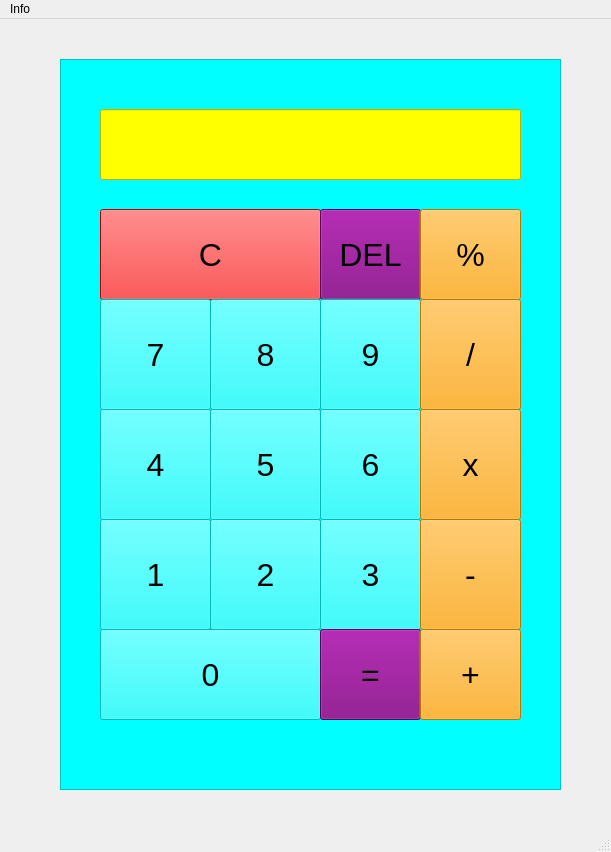
<?xml version="1.0" encoding="UTF-8"?>
<ui version="4.0">
 <class>MainWindow</class>
 <widget class="QMainWindow" name="MainWindow">
  <property name="geometry">
   <rect>
    <x>0</x>
    <y>0</y>
    <width>611</width>
    <height>852</height>
   </rect>
  </property>
  <property name="windowTitle">
   <string>Matf Calculator</string>
  </property>
  <widget class="QWidget" name="centralwidget">
   <widget class="QWidget" name="verticalLayoutWidget">
    <property name="geometry">
     <rect>
      <x>60</x>
      <y>40</y>
      <width>501</width>
      <height>731</height>
     </rect>
    </property>
    <layout class="QVBoxLayout" name="verticalLayout">
     <item>
      <widget class="QFrame" name="frame">
       <property name="styleSheet">
        <string notr="true">background-color: aqua;</string>
       </property>
       <property name="frameShape">
        <enum>QFrame::StyledPanel</enum>
       </property>
       <property name="frameShadow">
        <enum>QFrame::Raised</enum>
       </property>
       <property name="lineWidth">
        <number>6</number>
       </property>
       <widget class="QPushButton" name="pushButton_C">
        <property name="geometry">
         <rect>
          <x>40</x>
          <y>150</y>
          <width>221</width>
          <height>91</height>
         </rect>
        </property>
        <property name="font">
         <font>
          <family>Ubuntu</family>
          <pointsize>-1</pointsize>
          <weight>50</weight>
          <italic>false</italic>
          <bold>false</bold>
         </font>
        </property>
        <property name="styleSheet">
         <string notr="true">background-color: red;
font-size: 32px;</string>
        </property>
        <property name="text">
         <string>C</string>
        </property>
       </widget>
       <widget class="QPushButton" name="pushButton_Del">
        <property name="geometry">
         <rect>
          <x>260</x>
          <y>150</y>
          <width>101</width>
          <height>91</height>
         </rect>
        </property>
        <property name="styleSheet">
         <string notr="true">background-color: purple;
font-size: 32px;</string>
        </property>
        <property name="text">
         <string>DEL</string>
        </property>
       </widget>
       <widget class="QPushButton" name="pushButton_proc">
        <property name="geometry">
         <rect>
          <x>360</x>
          <y>150</y>
          <width>101</width>
          <height>91</height>
         </rect>
        </property>
        <property name="styleSheet">
         <string notr="true">background-color: orange;
font-size: 32px;</string>
        </property>
        <property name="text">
         <string>%</string>
        </property>
       </widget>
       <widget class="QPushButton" name="pushButton_7">
        <property name="geometry">
         <rect>
          <x>40</x>
          <y>240</y>
          <width>111</width>
          <height>111</height>
         </rect>
        </property>
        <property name="styleSheet">
         <string notr="true">font-size: 32px;</string>
        </property>
        <property name="text">
         <string>7</string>
        </property>
       </widget>
       <widget class="QPushButton" name="pushButton_8">
        <property name="geometry">
         <rect>
          <x>150</x>
          <y>240</y>
          <width>111</width>
          <height>111</height>
         </rect>
        </property>
        <property name="styleSheet">
         <string notr="true">
font-size: 32px;</string>
        </property>
        <property name="text">
         <string>8</string>
        </property>
       </widget>
       <widget class="QPushButton" name="pushButton_9">
        <property name="geometry">
         <rect>
          <x>260</x>
          <y>240</y>
          <width>101</width>
          <height>111</height>
         </rect>
        </property>
        <property name="styleSheet">
         <string notr="true">font-size: 32px;</string>
        </property>
        <property name="text">
         <string>9</string>
        </property>
       </widget>
       <widget class="QPushButton" name="pushButton_div">
        <property name="geometry">
         <rect>
          <x>360</x>
          <y>240</y>
          <width>101</width>
          <height>111</height>
         </rect>
        </property>
        <property name="styleSheet">
         <string notr="true">background-color: orange;
font-size: 32px;</string>
        </property>
        <property name="text">
         <string>/</string>
        </property>
       </widget>
       <widget class="QPushButton" name="pushButton_4">
        <property name="geometry">
         <rect>
          <x>40</x>
          <y>350</y>
          <width>111</width>
          <height>111</height>
         </rect>
        </property>
        <property name="styleSheet">
         <string notr="true">font-size: 32px;</string>
        </property>
        <property name="text">
         <string>4</string>
        </property>
       </widget>
       <widget class="QPushButton" name="pushButton_5">
        <property name="geometry">
         <rect>
          <x>150</x>
          <y>350</y>
          <width>111</width>
          <height>111</height>
         </rect>
        </property>
        <property name="styleSheet">
         <string notr="true">
font-size: 32px;</string>
        </property>
        <property name="text">
         <string>5</string>
        </property>
       </widget>
       <widget class="QPushButton" name="pushButton_6">
        <property name="geometry">
         <rect>
          <x>260</x>
          <y>350</y>
          <width>101</width>
          <height>111</height>
         </rect>
        </property>
        <property name="styleSheet">
         <string notr="true">font-size: 32px;</string>
        </property>
        <property name="text">
         <string>6</string>
        </property>
       </widget>
       <widget class="QPushButton" name="pushButton_prod">
        <property name="geometry">
         <rect>
          <x>360</x>
          <y>350</y>
          <width>101</width>
          <height>111</height>
         </rect>
        </property>
        <property name="styleSheet">
         <string notr="true">background-color: orange;
font-size: 32px;</string>
        </property>
        <property name="text">
         <string>x</string>
        </property>
       </widget>
       <widget class="QPushButton" name="pushButton_1">
        <property name="geometry">
         <rect>
          <x>40</x>
          <y>460</y>
          <width>111</width>
          <height>111</height>
         </rect>
        </property>
        <property name="styleSheet">
         <string notr="true">font-size: 32px;</string>
        </property>
        <property name="text">
         <string>1</string>
        </property>
       </widget>
       <widget class="QPushButton" name="pushButton_2">
        <property name="geometry">
         <rect>
          <x>150</x>
          <y>460</y>
          <width>111</width>
          <height>111</height>
         </rect>
        </property>
        <property name="styleSheet">
         <string notr="true">
font-size: 32px;</string>
        </property>
        <property name="text">
         <string>2</string>
        </property>
       </widget>
       <widget class="QPushButton" name="pushButton_3">
        <property name="geometry">
         <rect>
          <x>260</x>
          <y>460</y>
          <width>101</width>
          <height>111</height>
         </rect>
        </property>
        <property name="styleSheet">
         <string notr="true">font-size: 32px;</string>
        </property>
        <property name="text">
         <string>3</string>
        </property>
       </widget>
       <widget class="QPushButton" name="pushButton_minus">
        <property name="geometry">
         <rect>
          <x>360</x>
          <y>460</y>
          <width>101</width>
          <height>111</height>
         </rect>
        </property>
        <property name="styleSheet">
         <string notr="true">background-color: orange;
font-size: 32px;</string>
        </property>
        <property name="text">
         <string>-</string>
        </property>
       </widget>
       <widget class="QPushButton" name="pushButton_0">
        <property name="geometry">
         <rect>
          <x>40</x>
          <y>570</y>
          <width>221</width>
          <height>91</height>
         </rect>
        </property>
        <property name="font">
         <font>
          <family>Ubuntu</family>
          <pointsize>-1</pointsize>
          <weight>50</weight>
          <italic>false</italic>
          <bold>false</bold>
         </font>
        </property>
        <property name="styleSheet">
         <string notr="true">font-size: 32px;</string>
        </property>
        <property name="text">
         <string>0</string>
        </property>
       </widget>
       <widget class="QPushButton" name="pushButton_eq">
        <property name="geometry">
         <rect>
          <x>260</x>
          <y>570</y>
          <width>101</width>
          <height>91</height>
         </rect>
        </property>
        <property name="styleSheet">
         <string notr="true">background-color: purple;
font-size: 32px;</string>
        </property>
        <property name="text">
         <string>=</string>
        </property>
       </widget>
       <widget class="QPushButton" name="pushButton_plus">
        <property name="geometry">
         <rect>
          <x>360</x>
          <y>570</y>
          <width>101</width>
          <height>91</height>
         </rect>
        </property>
        <property name="styleSheet">
         <string notr="true">background-color: orange;
font-size: 32px;</string>
        </property>
        <property name="text">
         <string>+</string>
        </property>
       </widget>
       <widget class="QLineEdit" name="lineEdit">
        <property name="geometry">
         <rect>
          <x>40</x>
          <y>50</y>
          <width>421</width>
          <height>71</height>
         </rect>
        </property>
        <property name="styleSheet">
         <string notr="true">background-color: yellow;</string>
        </property>
       </widget>
      </widget>
     </item>
    </layout>
   </widget>
  </widget>
  <widget class="QMenuBar" name="menubar">
   <property name="geometry">
    <rect>
     <x>0</x>
     <y>0</y>
     <width>611</width>
     <height>22</height>
    </rect>
   </property>
   <widget class="QMenu" name="menuInfo">
    <property name="title">
     <string>Info</string>
    </property>
   </widget>
   <addaction name="menuInfo"/>
  </widget>
  <widget class="QStatusBar" name="statusbar"/>
 </widget>
 <resources/>
 <connections/>
</ui>
